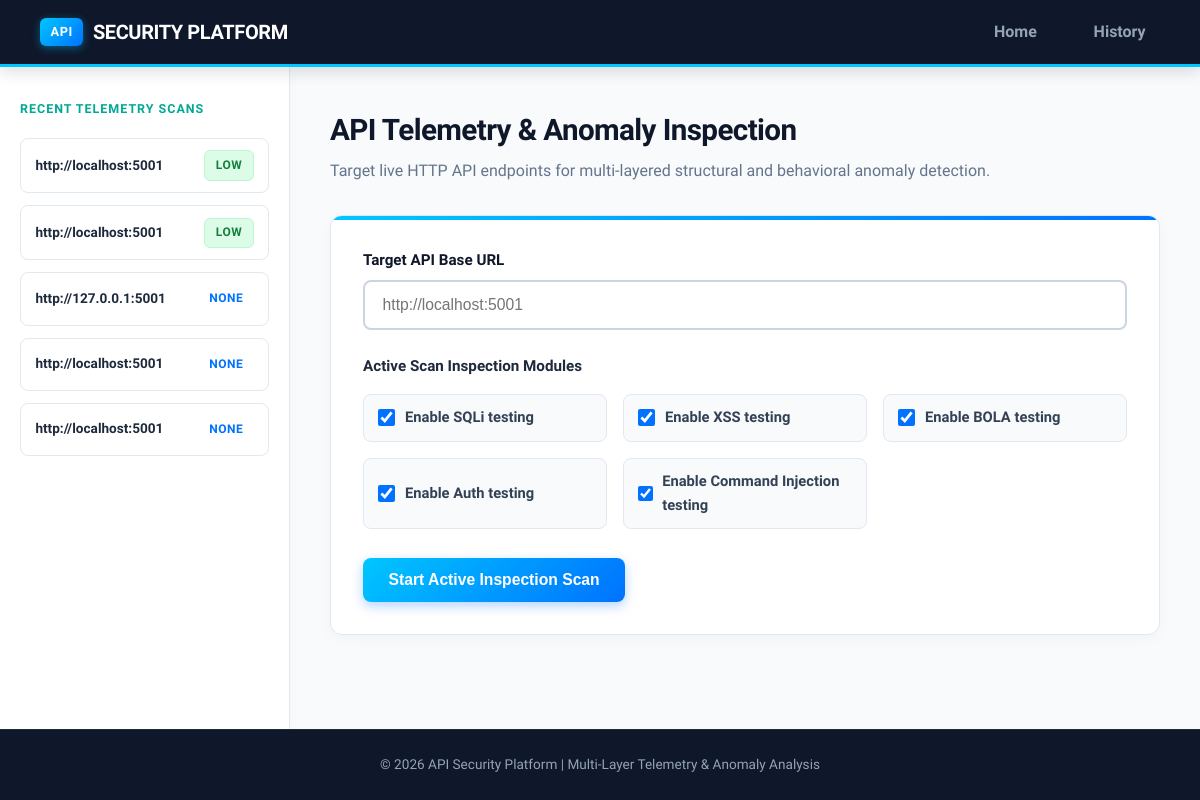
Before: / with the older database file.
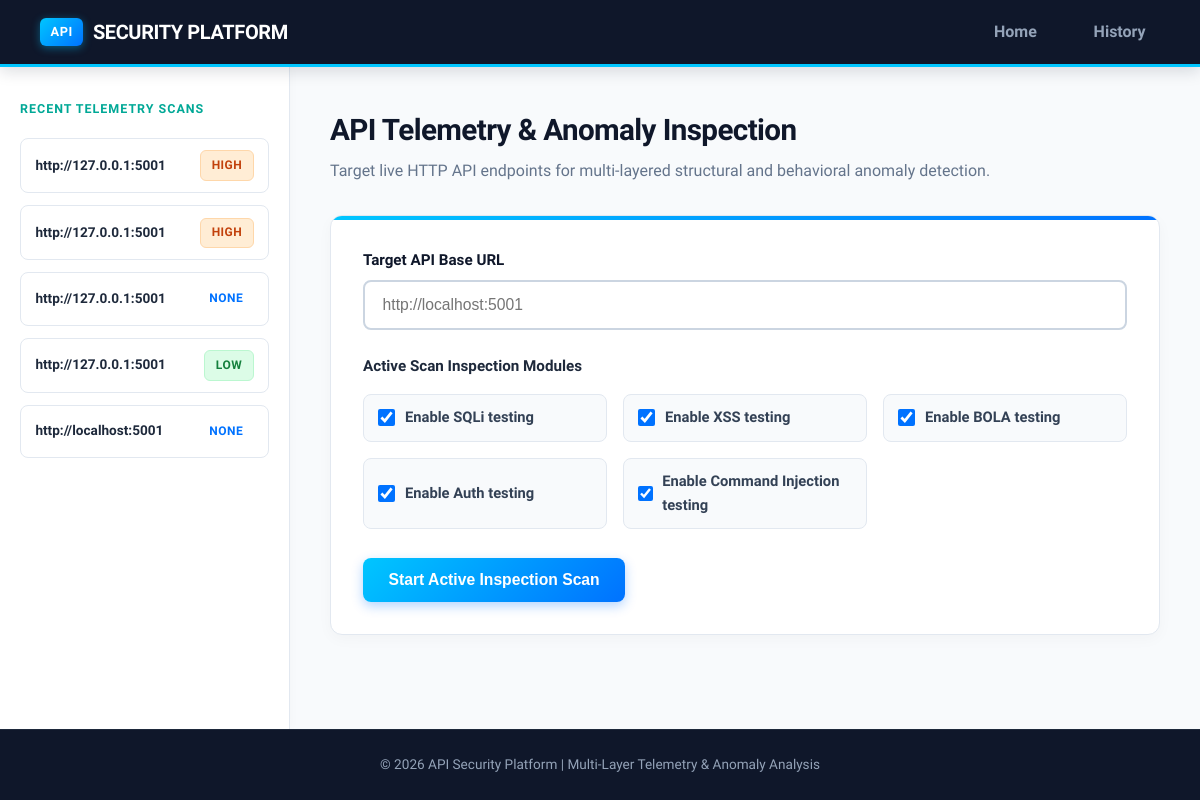
After: the same page with the newer database file.
### database/models.py (models this page shows)
class ScanSession(Base):
    __tablename__ = "scan_sessions"
    id = Column(Integer, primary_key=True, index=True)
    target_url = Column(String(500), nullable=False)
    scan_start_time = Column(DateTime, default=datetime.utcnow)
    scan_end_time = Column(DateTime, nullable=True)
    total_endpoints_found = Column(Integer, default=0)
    total_vulnerabilities_found = Column(Integer, default=0)
    overall_risk_score = Column(Float, default=0.0)
    overall_severity = Column(String(20), default="Low")
    endpoints = relationship("Endpoint", back_populates="session", cascade="all, delete-orphan")
    findings = relationship("Finding", back_populates="session", cascade="all, delete-orphan")
    reports = relationship("Report", back_populates="session", cascade="all, delete-orphan")

### dashboard/routes.py (the view)
@dashboard_bp.route("/")
def index():
    recent_sessions = get_all_sessions()[:5]
    return render_template("index.html", recent_sessions=recent_sessions)

### database/db.py (called while the page is built)
def get_all_sessions() -> List[ScanSession]:
    db = SessionLocal()
    try:
        return db.query(ScanSession).order_by(ScanSession.scan_start_time.desc()).all()
    finally:
        db.close()

### dashboard/templates/index.html (shortened to what this page needs)
{% extends "base.html" %}
{% block content %}
<div class="page-header">
    <h1>API Telemetry & Anomaly Inspection</h1>
    <p>Target live HTTP API endpoints for multi-layered structural and behavioral anomaly detection.</p>
</div>
<div class="card form-container">
    <form action="{{ url_for('dashboard.start_scan') }}" method="POST">
        <div class="form-group">
            <label for="target_url">Target API Base URL</label>
            <input type="url" id="target_url" name="target_url" placeholder="http://localhost:5001" required>
        </div>
        <div class="options-header">
            <h3>Active Scan Inspection Modules</h3>
        </div>
        <div class="checkbox-grid">
            <label class="checkbox-label">
                <input type="checkbox" name="module_sqli" checked> Enable SQLi testing
            </label>
            <label class="checkbox-label">
                <input type="checkbox" name="module_xss" checked> Enable XSS testing
            </label>
            <label class="checkbox-label">
                <input type="checkbox" name="module_bola" checked> Enable BOLA testing
            </label>
            <label class="checkbox-label">
                <input type="checkbox" name="module_auth" checked> Enable Auth testing
            </label>
            <label class="checkbox-label">
                <input type="checkbox" name="module_cmd" checked> Enable Command Injection testing
            </label>
        </div>
        <button type="submit" class="btn btn-primary">Start Active Inspection Scan</button>
    </form>
</div>
{% endblock %}

### dashboard/templates/base.html (shortened to what this page needs)
<!DOCTYPE html>
<html lang="en">
<head>
    <link rel="stylesheet" href="{{ url_for('static', filename='css/style.css') }}">
</head>
<body>
    <div class="app-layout">
        <header class="navbar">
            <div class="logo">
                <a href="{{ url_for('dashboard.index') }}"><span>API</span> SECURITY PLATFORM</a>
            </div>
            <nav class="nav-links">
                <a href="{{ url_for('dashboard.index') }}">Home</a>
                <a href="{{ url_for('dashboard.history') }}">History</a>
            </nav>
        </header>
        <div class="body-container">
            <aside class="sidebar">
                <h3>Recent Telemetry Scans</h3>
                <ul class="recent-scans-list">
                    {% for sess in recent_sessions %}
                    <li>
                        <a href="{{ url_for('dashboard.results', session_id=sess.id) }}">
                            <span class="scan-url">{{ sess.target_url }}</span>
                            <span class="badge {{ sess.overall_severity|lower }}">{{ sess.overall_severity }}</span>
                        </a>
                    </li>
                    {% else %}
                    <li class="empty-list">No recent scan sessions.</li>
                    {% endfor %}
                </ul>
            </aside>
            <main class="main-viewport">
                {% block content %}{% endblock %}
            </main>
        </div>
        <footer>
            <p>&copy; 2026 API Security Platform | Multi-Layer Telemetry & Anomaly Analysis</p>
        </footer>
    </div>
</body>
</html>

Changed rows visible on the page:
no longer on this page (row unchanged): ScanSession: target_url "http://localhost:5001", overall_severity "LOW"
no longer on this page (row unchanged): ScanSession: target_url "http://localhost:5001", overall_severity "LOW"
no longer on this page (row unchanged): ScanSession: target_url "http://localhost:5001", overall_severity "NONE"
added ScanSession: target_url "http://127.0.0.1:5001", overall_severity "HIGH"
added ScanSession: target_url "http://127.0.0.1:5001", overall_severity "HIGH"
added ScanSession: target_url "http://127.0.0.1:5001", overall_severity "LOW"
